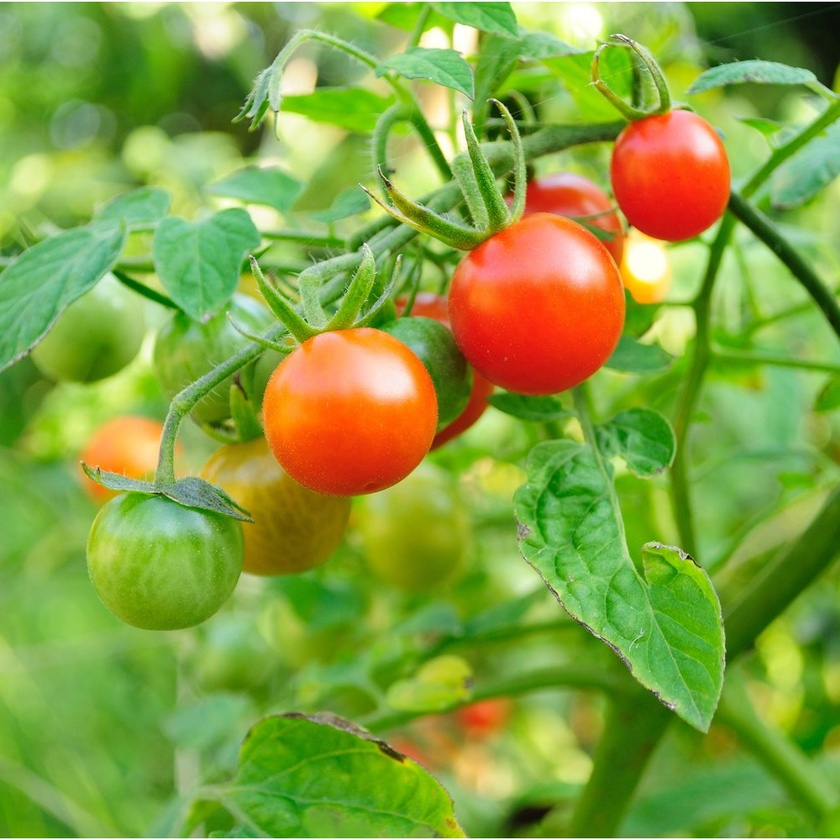
#> input picture Ripe Tomato Detection/tomato_2.jpg, 840 x 840 px, shrunk from 1000 x 1000 before the run
$ python uts_pcd_1.py
#> lines starting #> are read from the running program, lines starting #| are printed output that depends on the picture; after the words box and inside, x2 and y2 are one past the last pixel; in counts of white or black regions, pixels touching at a corner belong together
import cv2
import numpy as np
import matplotlib.pyplot as plt

img = cv2.imread("tomato_2.jpg")
#> img is the input picture: shape (840, 840, 3); mean B, G, R 63.9, 160.2, 131

# konversi image dari RGB menjadi beberapa colorspace
imageHSV = cv2.cvtColor(img,cv2.COLOR_BGR2HSV)
#> imageHSV: shape (840, 840, 3); mean H, S, V 41.7, 168.6, 174.5
cv2.imshow("HSV", imageHSV)
imageYCrCb = cv2.cvtColor(img,cv2.COLOR_BGR2YCR_CB)
#> imageYCrCb: shape (840, 840, 3); mean of channels 0, 1, 2 140.5, 121.2, 84.8
cv2.imshow("YCrCb", imageYCrCb)
imageLAB = cv2.cvtColor(img,cv2.COLOR_BGR2LAB)
#> imageLAB: shape (840, 840, 3); mean of channels 0, 1, 2 160.8, 104.6, 173.1
cv2.imshow("LAB", imageLAB)
imageHLS = cv2.cvtColor(img,cv2.COLOR_BGR2HLS)
#> imageHLS: shape (840, 840, 3); mean of channels 0, 1, 2 41.8, 119, 158.7
cv2.imshow("HLS", imageHLS)

# Histogram setiap channel pada colorspace
L,A,B=cv2.split(imageLAB)
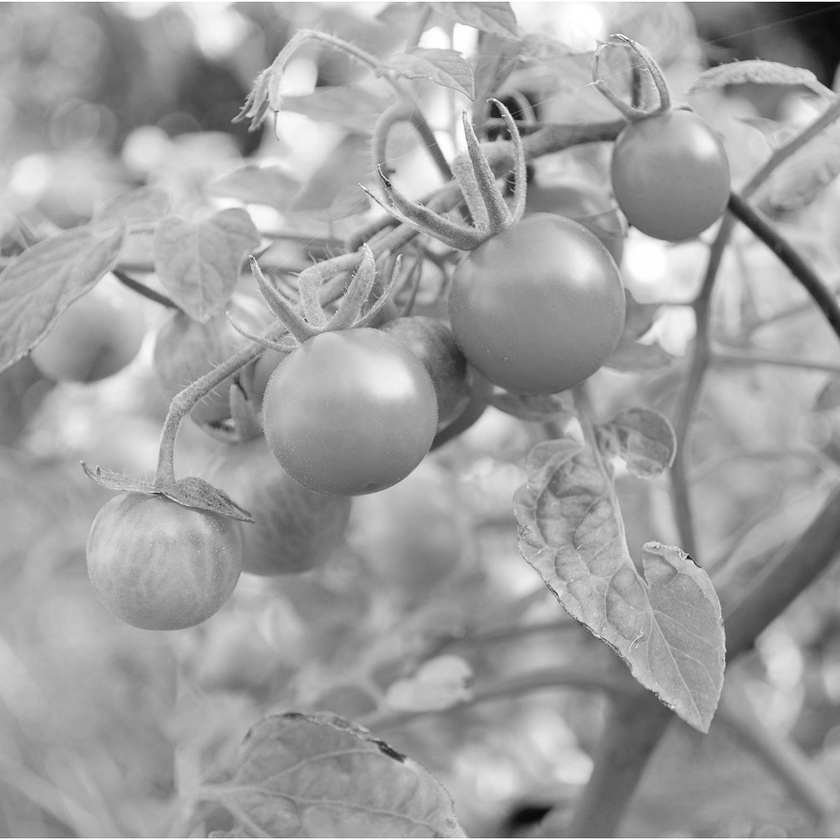
#> L: shape (840, 840); min 1, max 255, mean 160.8
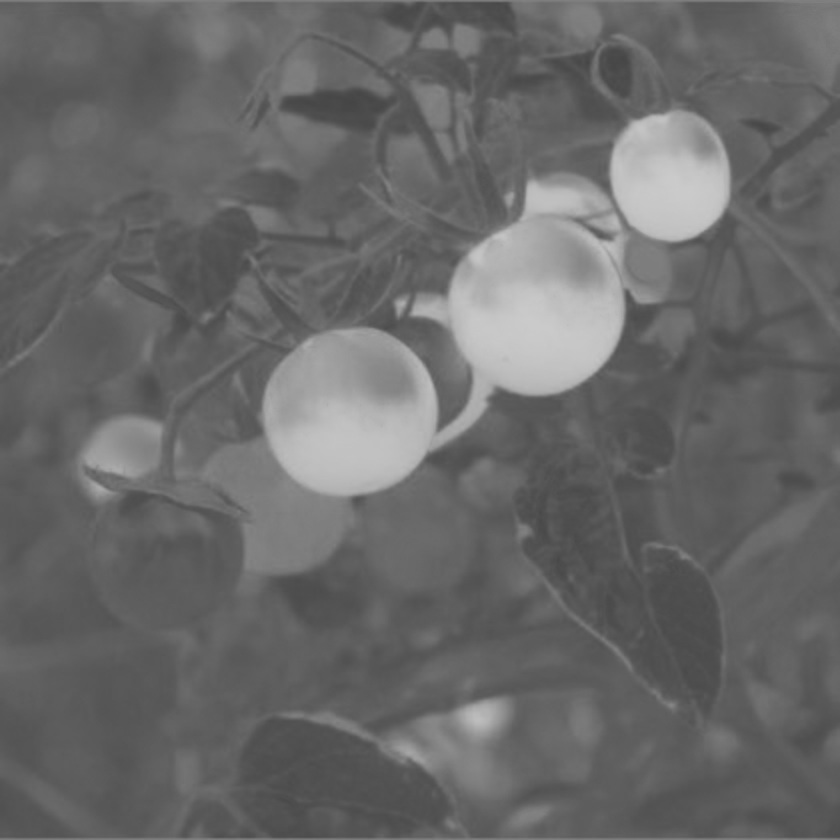
#> A: shape (840, 840); min 69, max 203, mean 104.6
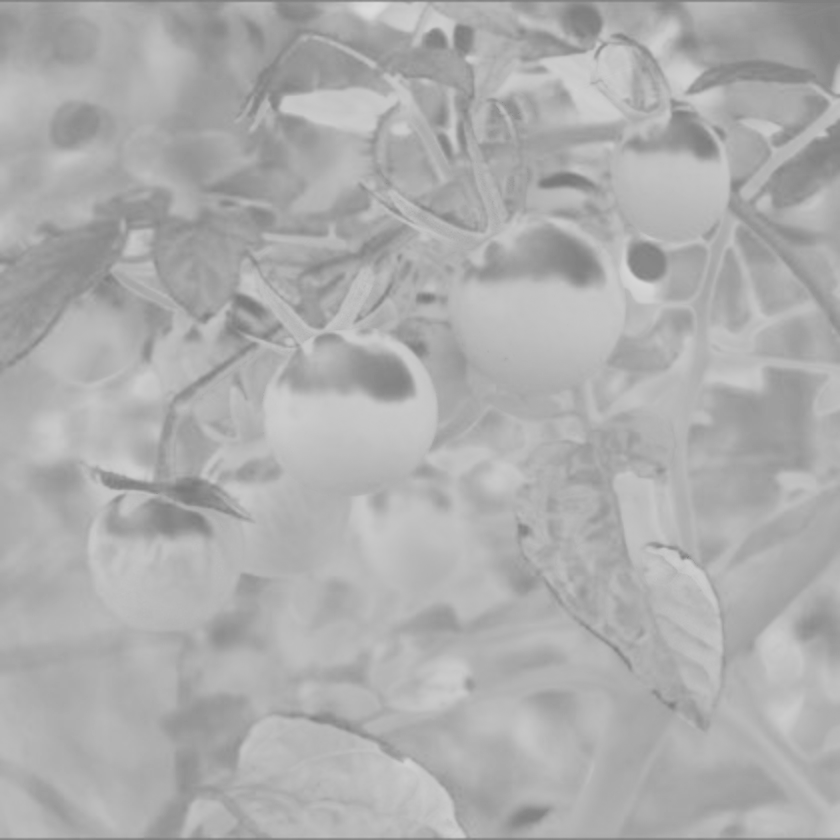
#> B: shape (840, 840); min 120, max 220, mean 173.1
cv2.imshow("L1_Channel",L) # For L Channel
cv2.imshow("A_Channel",A) # For A Channel (Here's what You need)
cv2.imshow("B_Channel",B) # For B Channel

histL = plt.hist(L.ravel(), 256, [0,256])
plt.show()
#> figure, not shown here; tallest bar 9693 high, from x = 170 to 171
histA = plt.hist(A.ravel(), 256, [0,256])
plt.show()
#> figure, not shown here; tallest bar 32078 high, from x = 94 to 95
histB = plt.hist(B.ravel(), 256, [0,256])
plt.show()
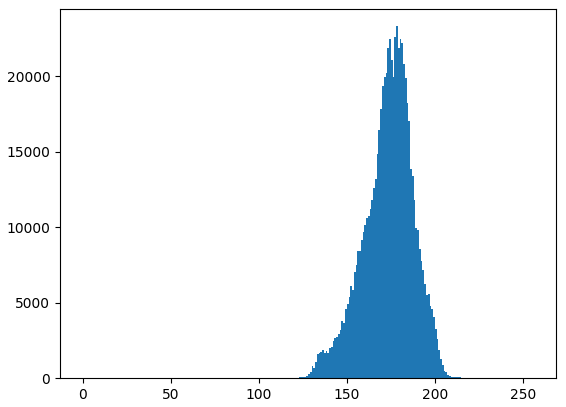
#> figure drawn by matplotlib, 1 panel; tallest bar 23314 high, from x = 178 to 179

# menerapkan threshold ke gambar LAB untuk menentukan range atas dan bawah
# batas bawah lab1
min_LAB1 = np.array([30,150,54],np.uint8)
# batas atas lab1
max_LAB1 = np.array([200,255,200],np.uint8)
# batas bawah lab2
min_LAB2 = np.array([20,120,160],np.uint8)
# batas atas lab2
max_LAB2 = np.array([170,255,255],np.uint8)
# batas bawah lab3
min_LAB3 = np.array([10,132,100],np.uint8)
# batas atas lab3
max_LAB3 = np.array([255,255,255],np.uint8)

# membuat mask dengan
# mengembalikan nilai biner image menggunakan range bawah dan atas (min, max)
ripeMaskLAB1 = cv2.inRange(imageLAB,min_LAB1,max_LAB1)
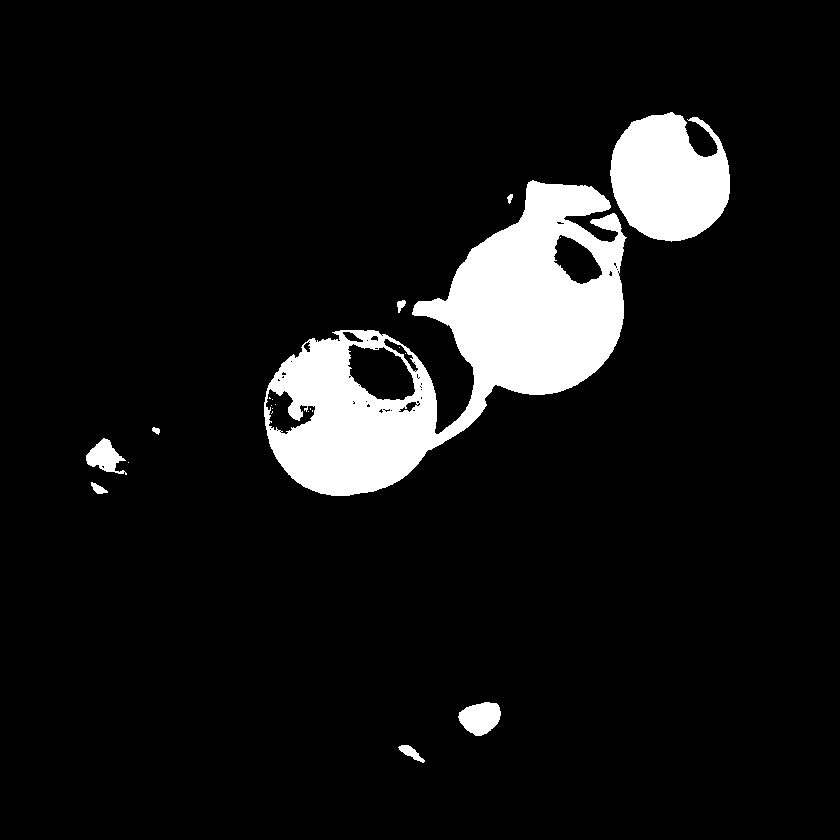
#> ripeMaskLAB1: shape (840, 840); 8.6% white; 22 white regions (13 under 20 px), largest, box (x1, y1, x2, y2) and area: (264, 180, 627, 496) 46612, (610, 112, 730, 242) 11513, (458, 702, 501, 736) 1047
ripeMaskLAB2 = cv2.inRange(imageLAB,min_LAB2,max_LAB2)
#> ripeMaskLAB2: shape (840, 840); 9.1% white; 72 white regions (56 under 20 px), largest, box (x1, y1, x2, y2) and area: (213, 175, 628, 572) 47220, (607, 111, 731, 243) 10383, (388, 698, 512, 773) 4751
ripeMaskLAB3 = cv2.inRange(imageLAB,min_LAB3,max_LAB3)
#> ripeMaskLAB3: shape (840, 840); 10.8% white; 22 white regions (13 under 20 px), largest, box (x1, y1, x2, y2) and area: (262, 174, 660, 503) 56294, (609, 110, 731, 242) 12777, (81, 418, 163, 479) 3359

# menggabungkan gambar asli dengan mask
# mask berada di atas gambar asli
tomatoLAB1 = cv2.bitwise_and(img, img, mask = ripeMaskLAB1)
tomatoLAB2 = cv2.bitwise_and(img, img, mask = ripeMaskLAB2)
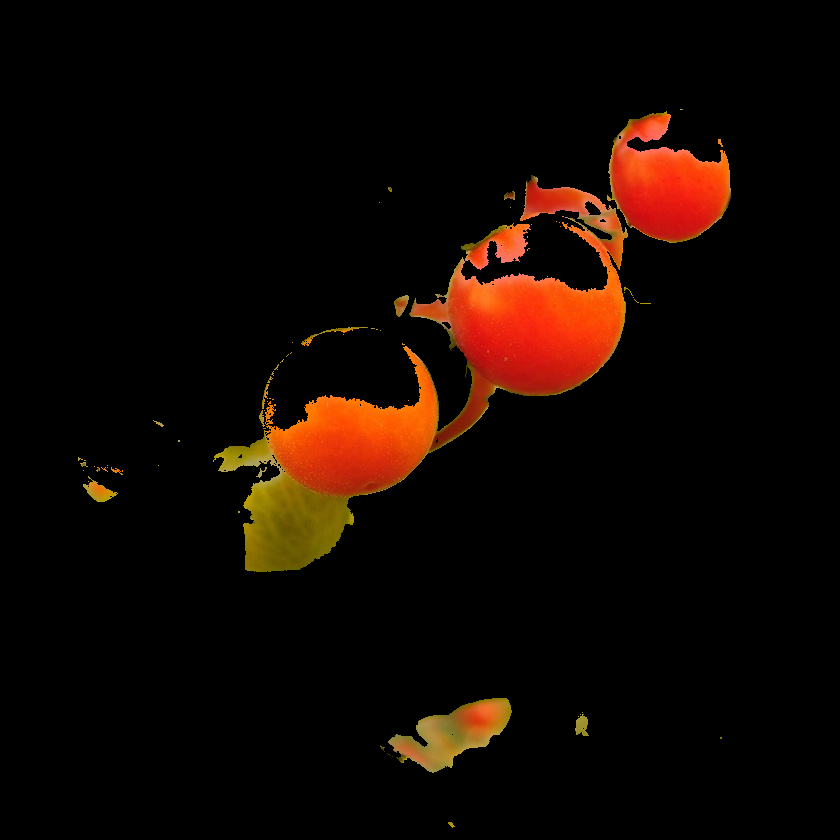
#> tomatoLAB2: shape (840, 840, 3); mean B, G, R 1.7, 7.3, 18.5
tomatoLAB3 = cv2.bitwise_and(img, img, mask = ripeMaskLAB3)
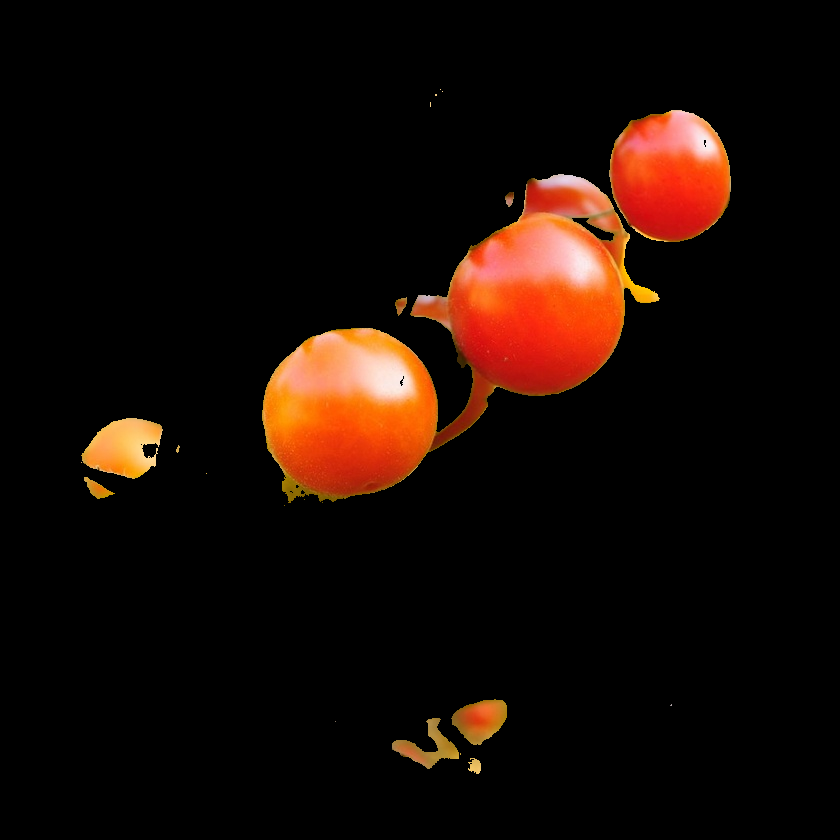
#> tomatoLAB3: shape (840, 840, 3); mean B, G, R 5.2, 11, 24.7

# LAB 1
cv2.imshow("mask_LAB_1", ripeMaskLAB1)
cv2.imshow("tomato LAB_1", tomatoLAB1)
# LAB 2
cv2.imshow("mask_LAB_2", ripeMaskLAB2)
cv2.imshow("tomato LAB_2", tomatoLAB2)
# LAB 3
cv2.imshow("mask_LAB_3", ripeMaskLAB3)
cv2.imshow("tomato LAB_3", tomatoLAB3)

cv2.waitKey(0)
cv2.destroyAllWindows()
